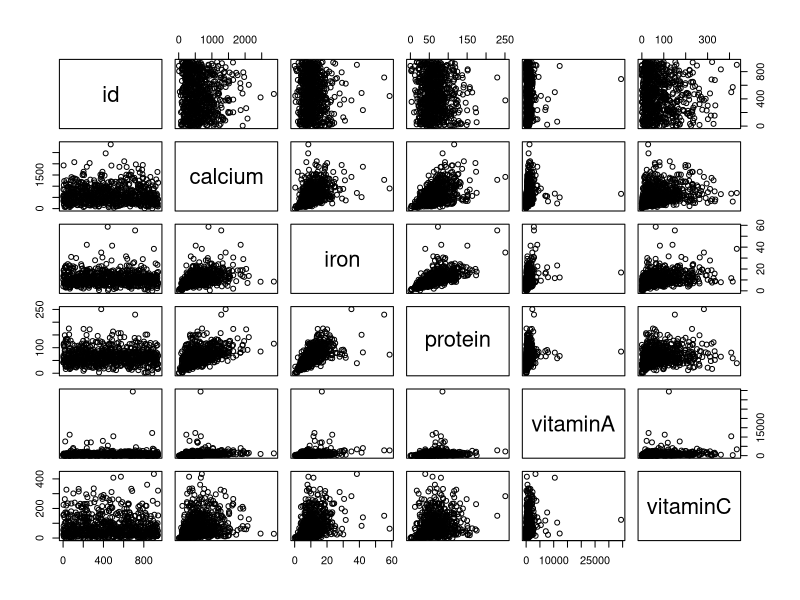

This figure's R source: (Note: this script raises an error after producing the figure.)
# Import data in R

# Import data in R
nutrient=read.table('nutrient.txt',header=TRUE,sep='\t')
# IMPORTANT: CHECK sep in the txt file!!!

# Look at first 6 observations
head(nutrient)

# Scatterplot matrix (scatterplot between each pair of variables)
plot(nutrient)

# Correlation matrix (correlation between each pair of variables)
cor(nutrient)



# Make the variables in the data.frame directly accessible
attach(nutrient)

# Mean of calcium
c_mean=mean(calcium)
c_mean

# Sum of all observations in the variable calcium
c_sum=sum(calcium)
c_sum

# Square of all observations in the variable calcium
c2=calcium^2
c2

# Create a matrix with 1 as first column and the variable calcium as second column
M=cbind(1,calcium)
M

# Transpose of M
t(M)

# Solve the equation system A*b=c
 b=solve(A,c)

# Inverse matrix of A
 A_inv=solve(A)


# Scatterplot of vitaminA vs calcium
plot(iron,calcium)

# Add the line 300+25*calcium to the plot
abline(300,25)
# Change color at the line
abline(300,25,col='red')

# sample size for calcium
length(calcium)

# 85th percentile of calcium
quantile(calcium,probs=0.85)

# Detach the data.frame
detach(nutrient)

